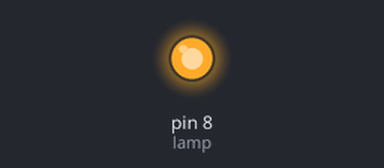
A sketch run on a simulated Arduino Uno, built with avr-gcc and run on an emulated ATmega328P. Parts: output pins drawn as LEDs (lit = HIGH).

Above: at 0.1 s.
Timing chart, 0 to 1.6 s (numbered marks = the images above):
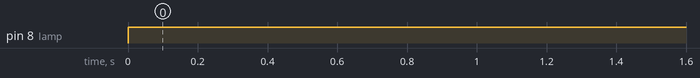

Measured:
- by itself, pin 8 (lamp): LOW → HIGH at 0.00 s

The sketch:

les_1.ino
```cpp
int lamp = 8;

void setup(){
  pinMode(lamp,OUTPUT);
}

void loop(){
  digitalWrite(lamp,HIGH);
}
```
